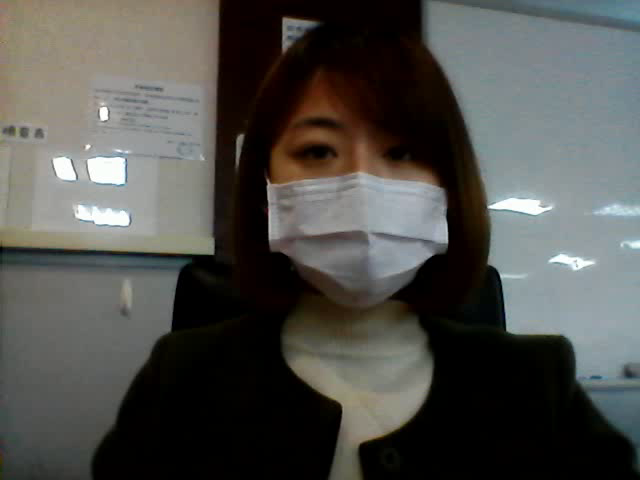
#> input picture frame 0 of Lect 1/output_ex.avi, 640 x 480 px
$ jupyter execute HW2.ipynb
#> lines starting #> are read from the running program, lines starting #| are printed output that depends on the picture
[cell 1]
import cv2
import numpy as np
from matplotlib import pyplot as plt
import os

[cell 2]
cap = cv2.VideoCapture("output_ex.avi")

count = 0

while True:
    success, image = cap.read()
#> image is the input picture: shape (480, 640, 3); mean B, G, R 76.8, 80.3, 80.5

    if image is not None:
        img_convert = cv2.cvtColor(image, cv2.COLOR_BGR2RGB)
        img_green_channel = img_convert[:,:,1]
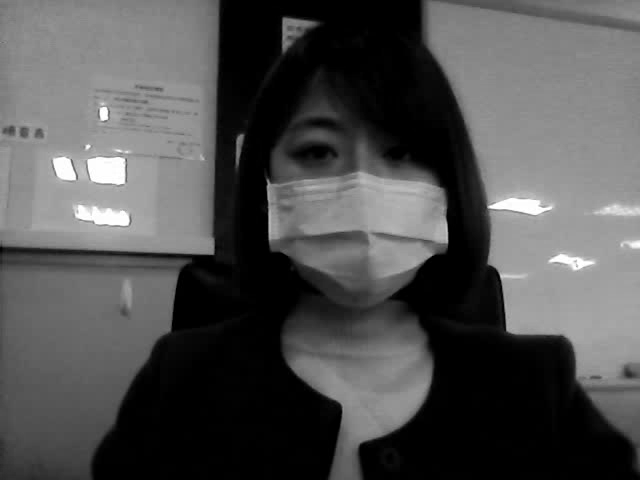
#> img_green_channel: shape (480, 640); min 0, max 255, mean 80.3
        # plt.axis("off")
        # plt.imshow(img_green_channel)
        # plt.show()
        output = cv2.cvtColor(img_green_channel,cv2.COLOR_RGB2BGR)
        cv2.imwrite("\\frame%d.jpg" % count, output)
    else:
        break

    if cv2.waitKey(10) == 27:
#> (key Esc is pressed here)
        break

    count +=1
